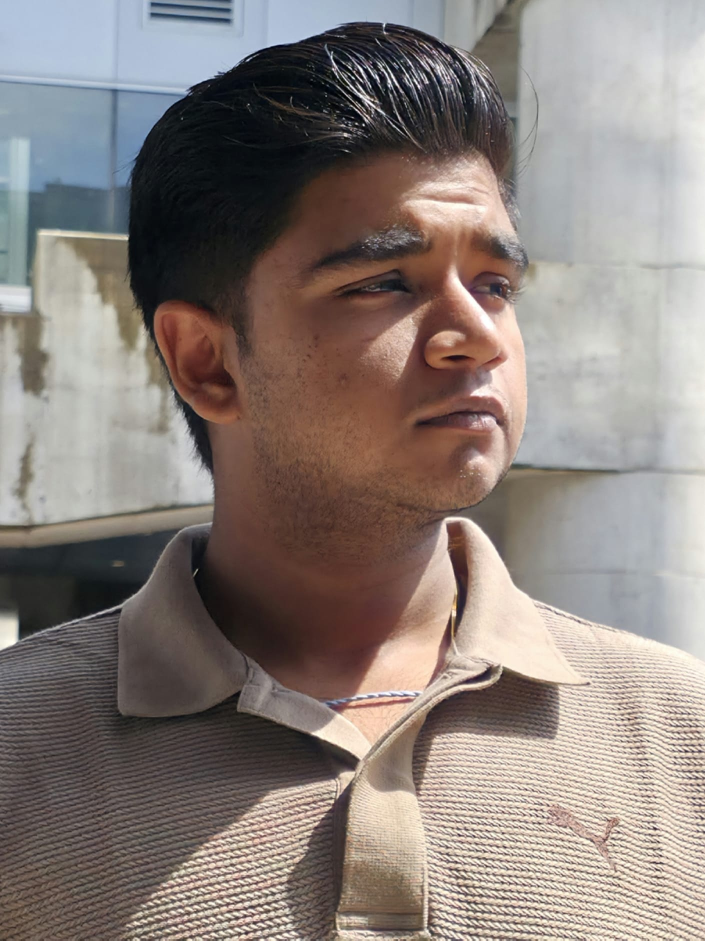
#> input picture Rudra's-ImageGenerator/templates/myimg.jpg, 1410 x 1881 px, given in place of the camera (shown at 1/2 size)
$ python hash_cache_classifier.py
#> lines starting #> are read from the running program, lines starting #| are printed output that depends on the picture; after the words box and inside, x2 and y2 are one past the last pixel; in counts of white or black regions, pixels touching at a corner belong together
import cv2
import numpy as np
import os
import pickle
from datetime import datetime

class HashCacheClassifier:
    def __init__(self, cache_file='hash_cache.pkl'):
        self.cache_file = cache_file
        self.cache = self.load_cache()
        self.face_detector = cv2.CascadeClassifier(
            cv2.data.haarcascades + 'haarcascade_frontalface_default.xml'
        )

    def load_cache(self):
        """Load the hash cache from file"""
        if os.path.exists(self.cache_file):
            try:
                with open(self.cache_file, 'rb') as f:
#> (reads Face Recognition/hash_cache.pkl from the repository)
#> the answer given: ../Rudra's-ImageGenerator/templates/myimg.jpg
#> in real_time_classification, frame is the input picture: shape (1881, 1410, 3); mean B, G, R 122.9, 128, 138.4
                    return pickle.load(f)
            except:
                print("Cache file corrupted, creating new cache")
                return {}
        return {}

    # [4 lines left out: function save_cache, not called in this run]

    def compute_image_hash(self, image):
        """Compute a perceptual hash for the image"""
        # Resize to 8x8 and convert to grayscale if needed
        if len(image.shape) == 3:
            image = cv2.cvtColor(image, cv2.COLOR_BGR2GRAY)

        # Resize to consistent size for hashing
        image = cv2.resize(image, (8, 8))

        # Compute average pixel value
        avg = np.mean(image)

        # Create hash: 1 if pixel > average, 0 otherwise
        hash_value = 0
        for i in range(8):
            for j in range(8):
                if image[i, j] > avg:
                    hash_value |= 1 << (i * 8 + j)

        return hash_value

    def hamming_distance(self, hash1, hash2):
        """Compute Hamming distance between two hashes"""
        return bin(hash1 ^ hash2).count('1')

    # [20 lines left out: function add_to_cache, not called in this run]

    def classify_image(self, image, threshold=5):
        """Classify an image based on hash similarity"""
        query_hash = self.compute_image_hash(image)
        best_match = None
        min_distance = float('inf')

        for stored_hash, entries in self.cache.items():
            distance = self.hamming_distance(query_hash, stored_hash)

            if distance < min_distance and distance <= threshold:
                min_distance = distance
                best_match = entries[0]  # Use the first entry for this hash

        if best_match:
            return {
                'label': best_match['label'],
                'confidence': 1 - (min_distance / 64),  # 64 bits in 8x8 hash
                'distance': min_distance
            }
        else:
            return None

    def detect_and_classify_faces(self, frame):
        """Detect faces in frame and classify them using hash cache"""
        gray = cv2.cvtColor(frame, cv2.COLOR_BGR2GRAY)
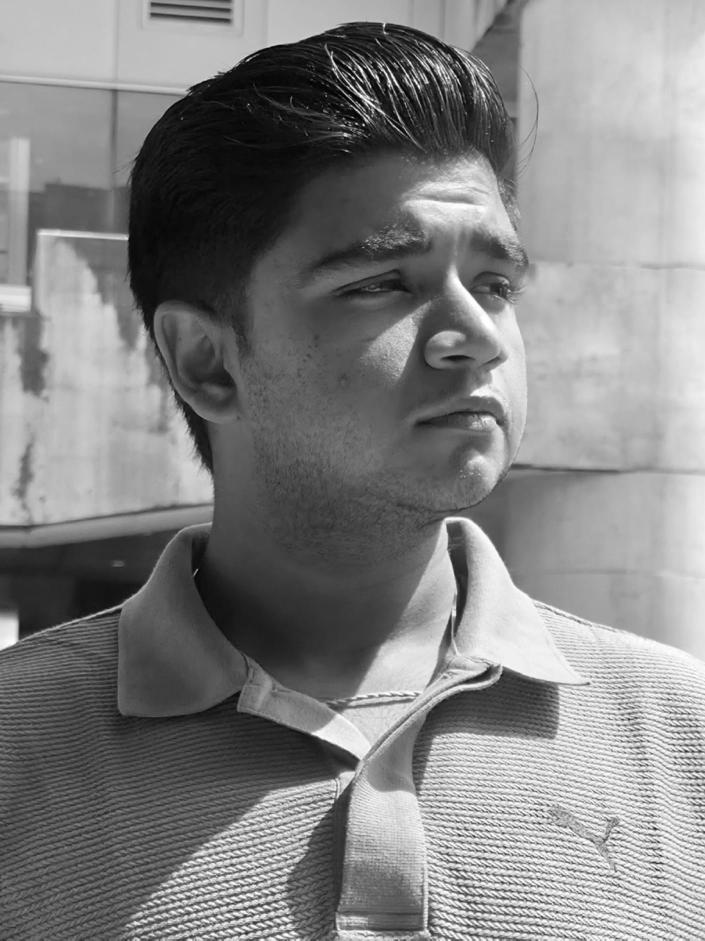
#> gray: shape (1881, 1410) (shown at 1/2 size); min 0, max 255, mean 130.5
        faces = self.face_detector.detectMultiScale(gray, 1.3, 5)
#> faces = [[592, 316, 643, 643]]

        results = []

        for (x, y, w, h) in faces:
            face_region = gray[y:y+h, x:x+w]
            face_region = cv2.resize(face_region, (100, 100))

            classification = self.classify_image(face_region)

            if classification:
                label = classification['label']
                confidence = classification['confidence']
                color = (0, 255, 0)  # Green for recognized
                text = f"{label} ({confidence:.2f})"
            else:
                label = "Unknown"
                confidence = 0
                color = (0, 0, 255)  # Red for unknown
                text = "Unknown"

            # Draw rectangle and label
            cv2.rectangle(frame, (x, y), (x+w, y+h), color, 2)
            cv2.putText(frame, text, (x, y-10), cv2.FONT_HERSHEY_SIMPLEX,
                       0.5, color, 2)

            results.append({
                'bbox': (x, y, w, h),
                'label': label,
                'confidence': confidence
            })
#> this loop made 1 pass
#> (x, y, w, h, query_hash in classify_image) on pass 1: (592, 316, 643, 643, 17357120271873538296)
#> pass 1, in detect_and_classify_faces, `face_region = gray[y:y+h, x:x+w]`:
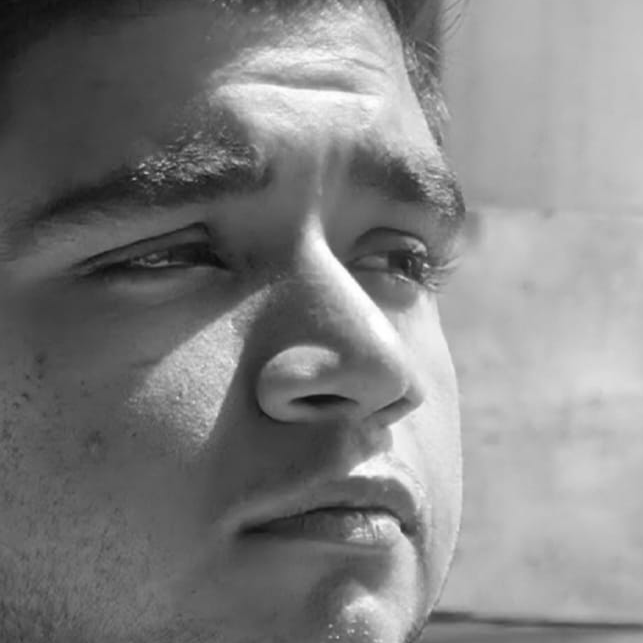
#> face_region: shape (643, 643); min 13, max 255, mean 129.3
#> pass 1, in detect_and_classify_faces, `face_region = cv2.resize(face_region, (100, 100))`:
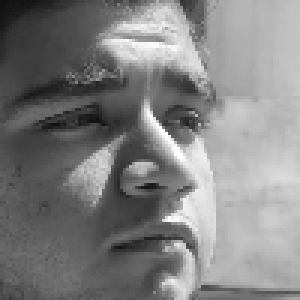
#> face_region: shape (100, 100) (shown 3 times larger); min 16, max 254, mean 129.1
#> after the loop:
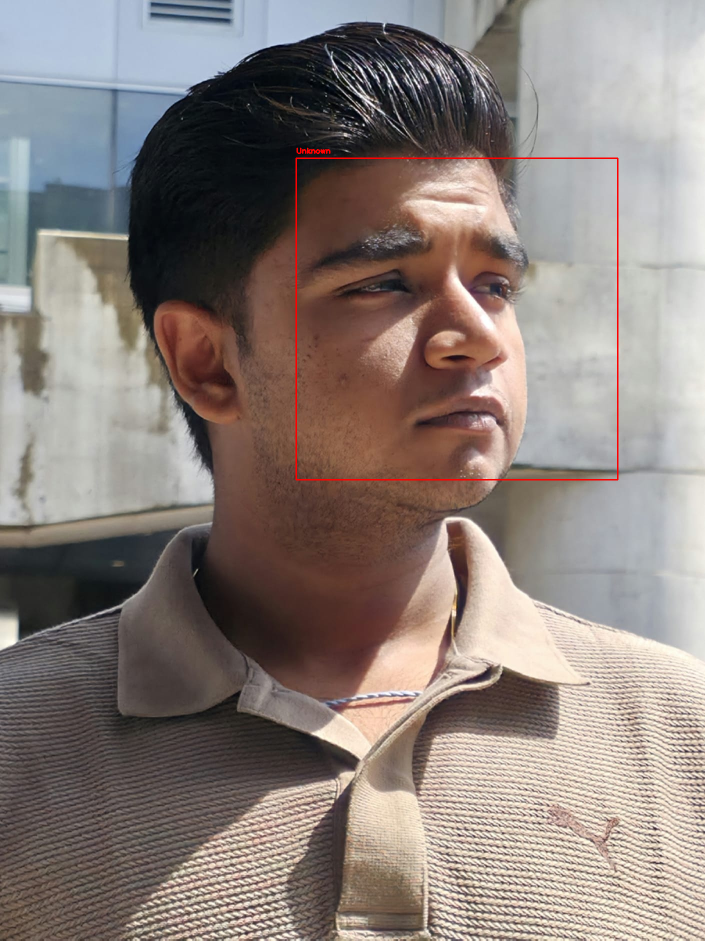
#> frame: shape (1881, 1410, 3) (shown at 1/2 size); 0.31% of pixels changed, all inside (x1, y1, x2, y2) = (591, 295, 1237, 961)
#> after the loop, results = 1 item

        return frame, results

    # [36 lines left out: functions train_from_dataset, get_cache_stats, not called in this run]


# Example usage and real-time classification
def real_time_classification():
    classifier = HashCacheClassifier()

    # Train from existing dataset if available
    if os.path.exists('datasets'):
        print("Training from existing dataset...")
        classifier.train_from_dataset('datasets')
        stats = classifier.get_cache_stats()
        print(f"Cache stats: {stats}")

    # Start real-time classification
    video = cv2.VideoCapture(0)

    if not video.isOpened():
        print("Error: Could not open camera")
        return

    print("Starting real-time classification. Press 'q' to quit, 'a' to add current face to cache")

    current_label = input("Enter your name for classification: ")

    while True:
        ret, frame = video.read()

        if not ret:
            break

        # Classify faces in the frame
        processed_frame, results = classifier.detect_and_classify_faces(frame)
#> results = 1 item

        cv2.imshow("Face Recognition", processed_frame)

        key = cv2.waitKey(1) & 0xFF
#> (key q is pressed here)

        if key == ord('q'):
            break
        elif key == ord('a') and results:
            # Add the first detected face to cache
            x, y, w, h = results[0]['bbox']
            face_region = cv2.cvtColor(frame[y:y+h, x:x+w], cv2.COLOR_BGR2GRAY)
            face_region = cv2.resize(face_region, (100, 100))

            hash_value = classifier.add_to_cache(face_region, current_label)
            print(f"Added face to cache with hash: {hash_value}")

    video.release()
    cv2.destroyAllWindows()
    print("Classification session ended")

if __name__ == "__main__":
    real_time_classification()
